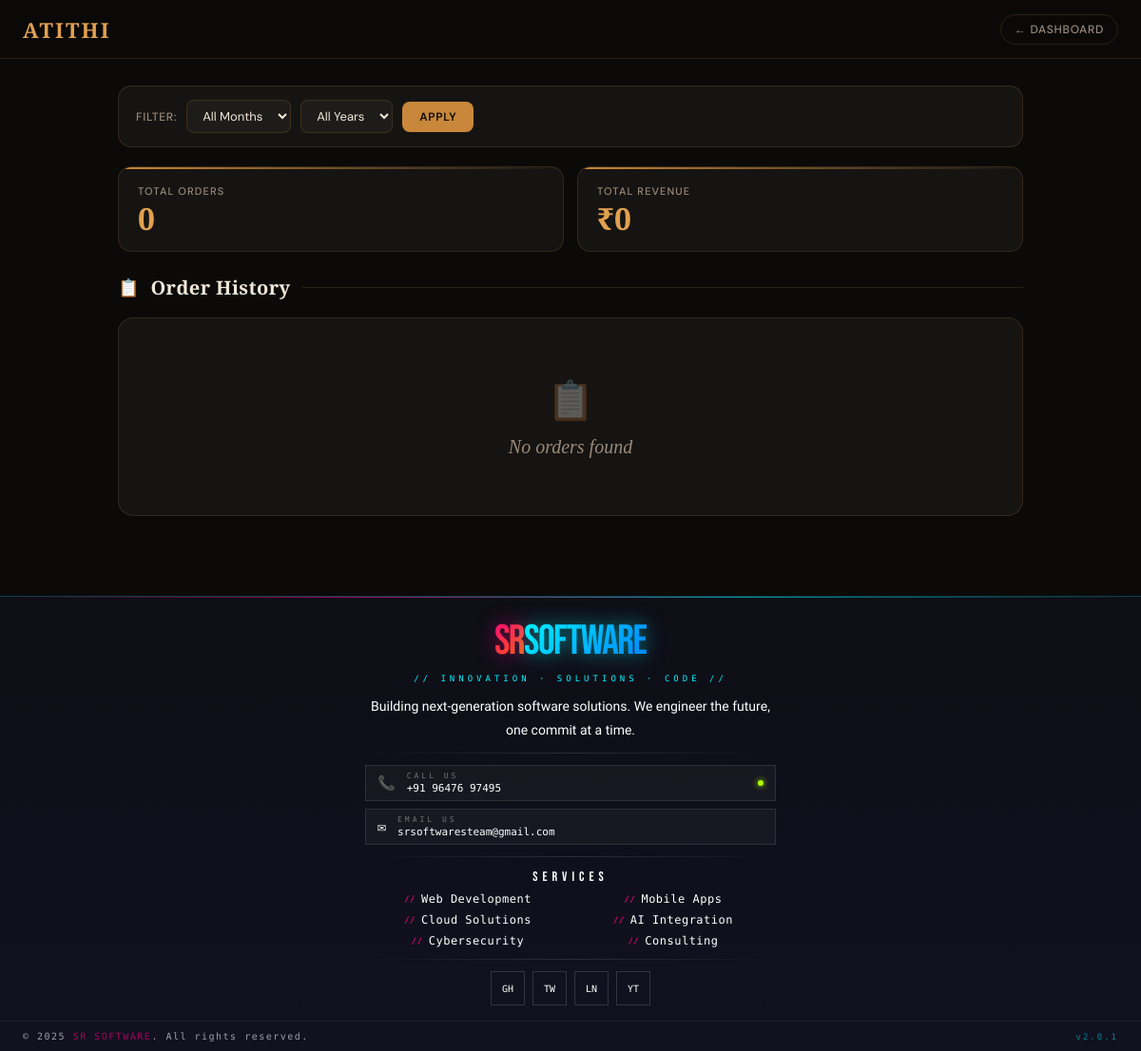
The page /orders (signed in) on the database as committed earlier.
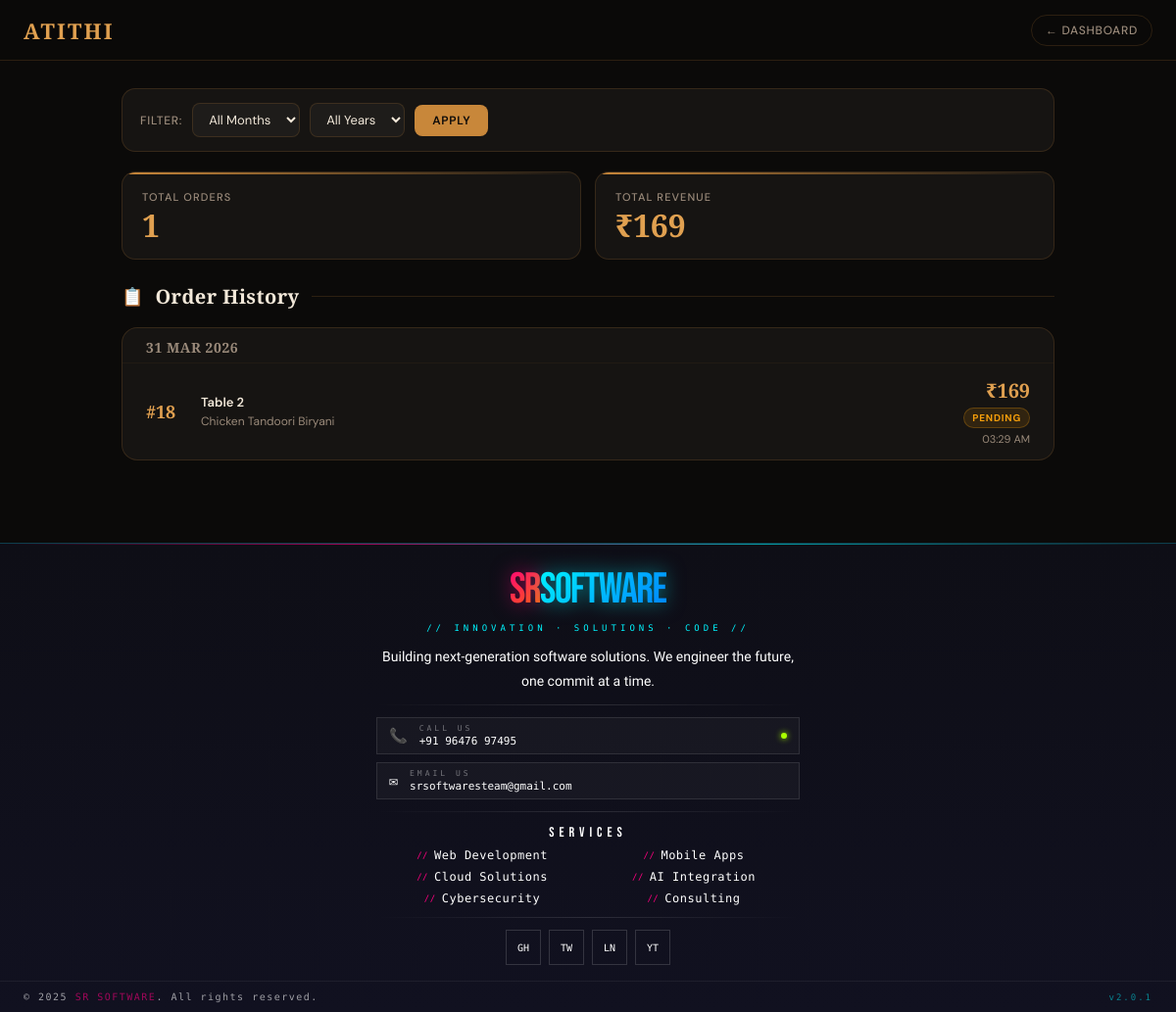
The same page on the database as committed later.
### models.py (models this page shows)
class Order(db.Model):
    __tablename__ = 'orders'
    id = db.Column(db.Integer, primary_key=True)
    user_id = db.Column(db.Integer, db.ForeignKey('users.id'), nullable=False)
    table_no = db.Column(db.String(20), nullable=False)
    items = db.Column(db.Text)  # backward compat with old orders
    notes = db.Column(db.String(500), default='')
    total = db.Column(db.Float, default=0)
    status = db.Column(db.String(20), default='pending')
    created_at = db.Column(db.DateTime, default=datetime.now)
    order_items = db.relationship('OrderItem', backref='order', lazy=True, cascade='all, delete-orphan')

### blueprints/menu_bp.py (the view)
@menu_bp.route('/orders')
@login_required
def order_history():
    month = request.args.get('month', type=int)
    year = request.args.get('year', type=int)
    query = Order.query.filter(Order.user_id == session['user_id'], Order.status != 'cancelled')
    if year:
        query = query.filter(db.extract('year', Order.created_at) == year)
    if month:
        query = query.filter(db.extract('month', Order.created_at) == month)
    orders = query.order_by(Order.created_at.desc()).all()
    total_revenue = sum(o.total for o in orders)
    total_orders = len(orders)
    return render_template('order_history.html',
                           orders=orders,
                           username=session['username'],
                           total_revenue=total_revenue,
                           total_orders=total_orders,
                           filter_month=month,
                           filter_year=year)

### blueprints/menu_bp.py (called while the page is built)
def login_required(f):
    @wraps(f)
    def decorated(*args, **kwargs):
        if 'user_id' not in session:
            return redirect('/')
        return f(*args, **kwargs)
    return decorated

### security.py (called while the page is built)
def get_csrf_token():
    token = session.get(CSRF_SESSION_KEY)
    if not token:
        token = secrets.token_urlsafe(32)
        session[CSRF_SESSION_KEY] = token
    return token

def init_csrf_protection(app):
    @app.before_request
    def csrf_protect():
        if request.method in SAFE_METHODS:
            return
        if is_csrf_exempt():
            return
        validate_csrf_token()
    @app.context_processor
    def inject_csrf_token():
        return {"csrf_token": get_csrf_token()}

### templates/order_history.html (shortened to what this page needs)
<!DOCTYPE html>
<html lang="en">
<head>
</head>
<body>
  {% if not request.args.get('embedded') %}
  <nav class="nav">
    <span class="nav-brand">{{username}}</span>
    <div class="nav-actions">
      <a class="nav-chip" href="/dashboard">← Dashboard</a>
    </div>
  </nav>
  {% endif %}
  <div class="page">
    <form class="filter-bar" method="GET" action="/orders">
      <label>Filter:</label>
      <select name="month">
        <option value="">All Months</option>
      </select>
      <select name="year">
        <option value="">All Years</option>
      </select>
      <button type="submit" class="filter-btn">Apply</button>
    </form>
    <div class="stats-row">
      <div class="stat-card" style="animation-delay:0s">
        <div class="stat-label">Total Orders</div>
        <div class="stat-value">{{total_orders}}</div>
      </div>
      <div class="stat-card" style="animation-delay:0.06s">
        <div class="stat-label">Total Revenue</div>
        <div class="stat-value">₹{{ total_revenue | int }}</div>
      </div>
    </div>
    <div class="section-head">
      <span class="section-icon">📋</span>
      <span class="section-title">Order History</span>
    </div>
    <div class="card">
      {% if orders %}
      {% set ns = namespace(cur_date='') %}
      {% for order in orders %}
      {% set order_date = order.created_at.strftime('%d %b %Y') %}
      {% if order_date != ns.cur_date %}
      {% set ns.cur_date = order_date %}
      <div class="date-group-label">{{ order_date }}</div>
      {% endif %}
      <div class="order-row" style="animation-delay:{{ loop.index0 * 0.03 }}s">
        <div class="order-id">#{{ order.id }}</div>
        <div class="order-info">
          <div class="order-table-badge">Table {{ order.table_no }}</div>
          <div class="order-items-list">
            {{ order.order_items | map(attribute='item_name') | join(', ') }}
          </div>
        </div>
        <div class="order-meta">
          <div class="order-total">₹{{ order.total | int }}</div>
          <span class="order-status {{ order.status }}">{{ order.status }}</span>
          <div class="order-time">{{ order.created_at.strftime('%I:%M %p') }}</div>
        </div>
      </div>
      {% endfor %}
      {% else %}
      <div class="empty-state">
        <div class="es-icon">📋</div>
        <p>No orders found</p>
      </div>
      {% endif %}
    </div>
  </div>
  {% include 'sr_footer.html' %}
</body>
</html>

Rows that differ between the two databases and show on the page:
added Order: created_at "31 MAR 2026", id "18", table_no "2", order_items|map "Chicken Tandoori Biryani", total "169", status "PENDING", created_at "03:29 AM"
Other text that changed with them:
{{ total_orders }}: "0" → "1"
{{ total_revenue | int }}: "0" → "169"
text no longer shown: "📋 No orders found"
